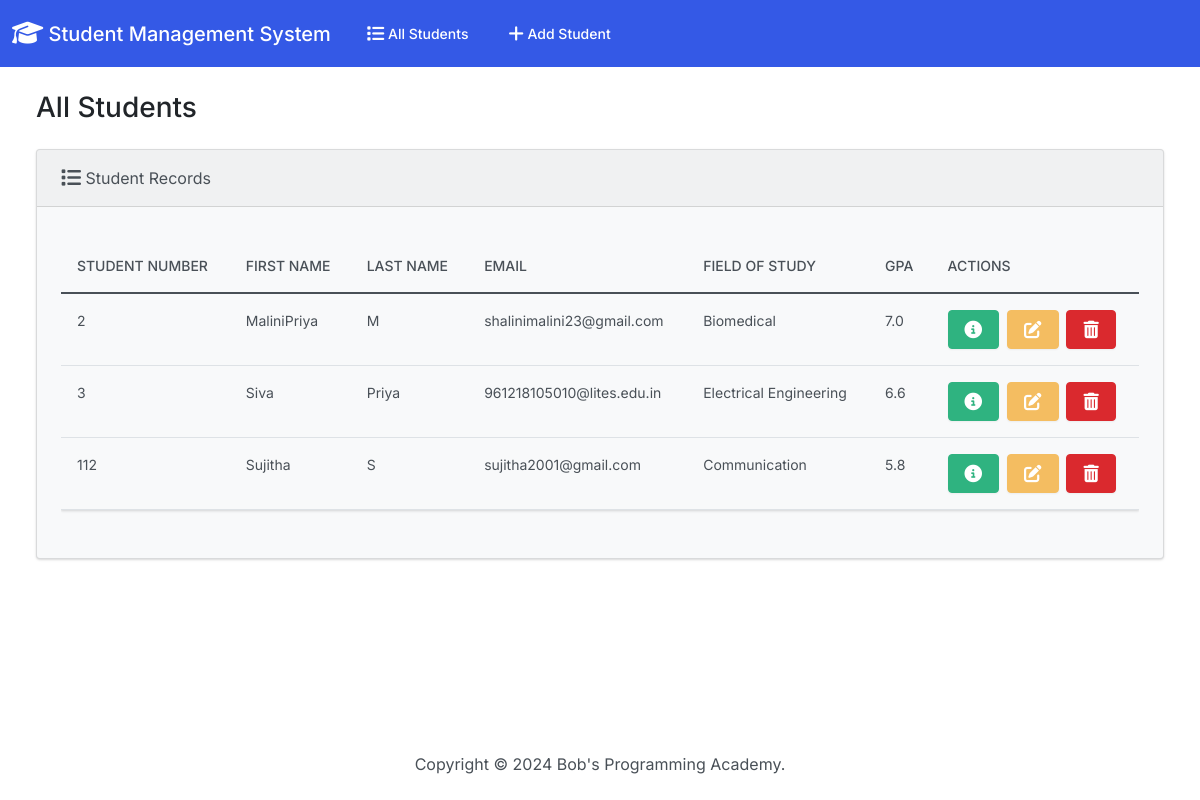
The page / on the database its author committed.
### students/models.py (models this page shows, shortened)
class Student(models.Model):
  student_number = models.PositiveIntegerField()
  first_name = models.CharField(max_length=50)
  last_name = models.CharField(max_length=50)
  email = models.EmailField(max_length=100)
  field_of_study = models.CharField(max_length=50)
  gpa = models.FloatField()

### students/views.py (the view)
# urls.py: path('', views.index, name='index'),
def index(request):
  return render(request, 'students/index.html', {
    'students': Student.objects.all()
  })

### students/templates/students/index.html (shortened to what this page needs)
{% extends "students/base.html" %}
{% block body %}
<h3 class="m-4">All Students</h3>
<div class="row">
  <div class="col-12">
    {% if students %}
    <div class="card bg-light ms-4 me-4 mb-4">
      <div class="card-header">
        <i class="fa-solid fa-list fa-lg"></i> Student Records
      </div>
      <div class="card-body">
        <p class="card-text">
          <div class="table-responsive">
            <table class="table table-hover">
              <thead>
                <tr>
                  <th scope="col">Student Number</th>
                  <th scope="col">First Name</th>
                  <th scope="col">Last Name</th>
                  <th scope="col">Email</th>
                  <th scope="col">Field of Study</th>
                  <th scope="col">GPA</th>
                  <th scope="col">Actions</th>
                </tr>
              </thead>
              <tbody>
                {% for student in students %}
                  <tr>
                    <td>{{ student.student_number }}</td>
                    <td>{{ student.first_name }}</td>
                    <td>{{ student.last_name }}</td>
                    <td>{{ student.email }}</td>
                    <td>{{ student.field_of_study }}</td>
                    <td>{{ student.gpa }}</td>
                    <td>
                      <button type="button" class="btn btn-success me-1" href="{% url 'view_student' student.id %}" data-bs-toggle="modal" data-bs-target="#myModal{{student.id}}">
                      </button>
                      <a class="btn btn-warning me-1" href="{% url 'edit' student.id %}">
                      </a>
                      <button type="button" class="btn btn-danger" data-bs-toggle="modal" data-bs-target="#delete{{student.id}}">
                      </button>
                    </td>
                  </tr>
                {% endfor %}
              </tbody>
            </table>
          </div>
        </p>
      </div>
    </div>
    {% else %}
      <h5 class="alert alert-primary ms-4 me-4">No Student Records</h5>
    {% endif %}
  </div>
</div>
{% endblock %}

### students/templates/students/base.html (shortened to what this page needs)
{% load static %}
<!DOCTYPE html>
<html lang="en">
  <head>
    <link rel="stylesheet" href="https://cdnjs.cloudflare.com/ajax/libs/font-awesome/6.1.1/css/all.min.css">
    <link href="{% static 'css/bootstrap.min.css' %}" rel="stylesheet">
  </head>
  <body class="d-flex flex-column min-vh-100">
    <nav class="navbar navbar-expand-lg navbar-dark bg-primary">
      <div class="container-fluid">
        <a class="navbar-brand" href="{% url 'index' %}">
          <i class="fa-solid fa-graduation-cap fa-lg"></i> Student Management System
        </a>
        <div class="collapse navbar-collapse" id="navbarColor01">
          <ul class="navbar-nav me-auto">
            <li class="nav-item">
              <a class="nav-link" href="{% url 'index' %}">
                 All Students
              </a>
            </li>
            <li class="nav-item">
              <a class="nav-link" href="{% url 'add' %}">
                 Add Student
              </a>
            </li>
          </ul>
        </div>
      </div>
    </nav>
    <div class="container-fluid">
      {% block body %}
      {% endblock %}
    </div>
    <footer class="mt-auto mb-4">
      <div class="text-center">
        <span>
          Copyright &copy; <script>document.write(new Date().getFullYear())</script> Bob's Programming Academy.
        </span>
      </div>
    </footer>
  </body>
</html>

### rows shown on the page
Student: student_number "2", first_name "MaliniPriya", last_name "M", email "shalinimalini23@gmail.com", field_of_study "Biomedical", gpa "7.0"
Student: student_number "3", first_name "Siva", last_name "Priya", email "961218105010@lites.edu.in", field_of_study "Electrical Engineering", gpa "6.6"
Student: student_number "112", first_name "Sujitha", last_name "S", email "sujitha2001@gmail.com", field_of_study "Communication", gpa "5.8"
